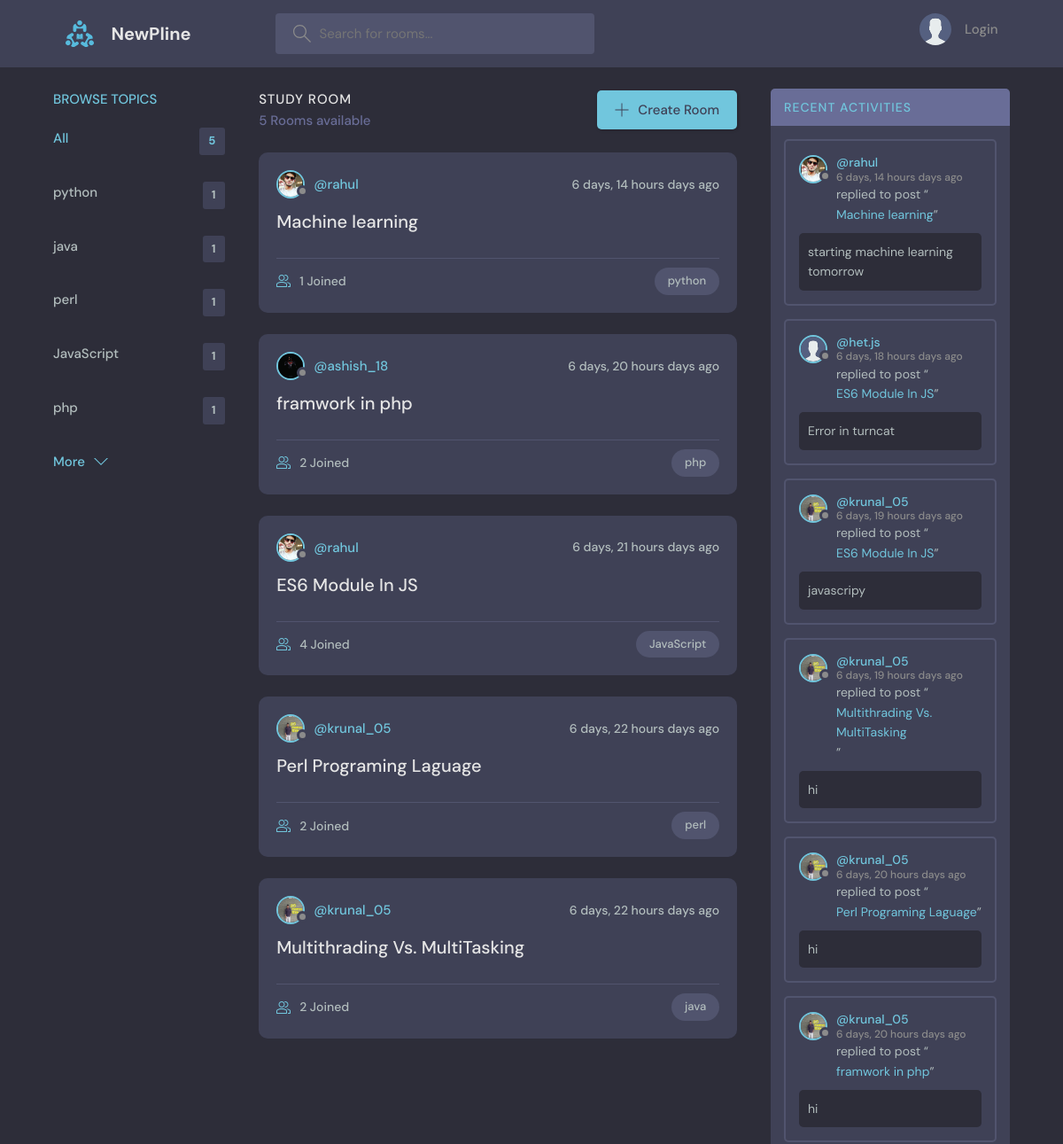
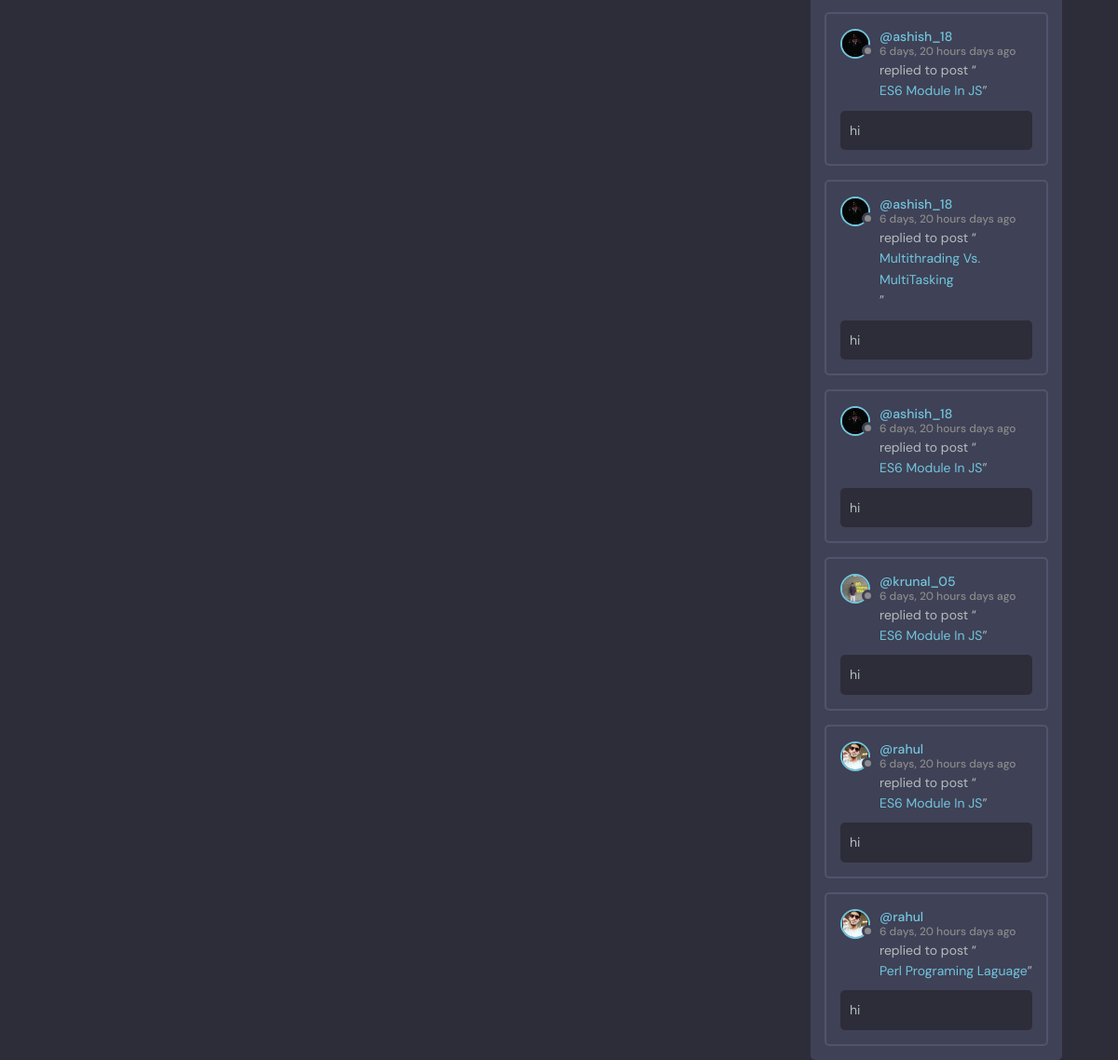
The page / on the database its author committed (2 pictures, top to bottom).
### base/models.py (models this page shows, shortened)
class Topic(models.Model):
    name = models.CharField(max_length=200)

class Room(models.Model):
    host = models.ForeignKey(User, on_delete=models.SET_NULL,null=True)
    topic = models.ForeignKey(Topic, on_delete=models.SET_NULL, null=True)
    name = models.CharField(max_length=200)
    description = models.TextField(null=True, blank=True)
    participants = models.ManyToManyField(User, related_name='participants',blank=True)
    update = models.DateTimeField(auto_now=True)
    created = models.DateTimeField(auto_now_add=True)
    class Meta:
        ordering = ['-created']  # updated ordering left

class User(AbstractUser):
    name =  models.CharField(max_length=200,null=True)
    email = models.EmailField(unique=True,null=True)
    bio = models.TextField(null=True)
    avatar = models.ImageField(null=True,default="avatar.svg")
    USERNAME_FIELD = 'email'
    REQUIRED_FIELDS = []

class Message(models.Model):
    user = models.ForeignKey(User, on_delete=models.CASCADE)
    room = models.ForeignKey(Room, on_delete=models.CASCADE)
    body = models.TextField()
    update = models.DateTimeField(auto_now=True)
    created = models.DateTimeField(auto_now_add=True)
    class Meta:
        ordering = ['-created']  # updated ordering left

### base/views.py (the view)
# urls.py: path('',views.home ,name='home') ,
def home(request):
    q =  request.GET.get('q') if request.GET.get('q') else ''
    rooms = Room.objects.filter(
        Q(topic__name__icontains = q) | Q(name__icontains=q) | Q(description__icontains=q)
        )
    topics = Topic.objects.all()[0:5]
    room_count = rooms.count()
    room_message =  Message.objects.filter(Q(room__topic__name__icontains = q))
    context = {'rooms':rooms,'topics':topics,'room_count':room_count,'room_message':room_message}
    return render(request,'base/home.html',context)

### base/templates/base/home.html (shortened to what this page needs)
 {% extends 'main.html' %}
   {% block contant %}
     <main class="layout layout--3">
      <div class="container">
        {% include 'base/topic_component.html'%}
        <div class="roomList">
          <div class="roomList__header">
            <div>
              <h2>Study Room</h2>
              <p>{{room_count}} Rooms available</p>
            </div>
            <a class="btn btn--main" href="{% url 'create-room'  %}">
              <svg version="1.1" xmlns="http://www.w3.org/2000/svg" width="32" height="32" viewBox="0 0 32 32">
                <title>add</title>
                <path
                  d="M16.943 0.943h-1.885v14.115h-14.115v1.885h14.115v14.115h1.885v-14.115h14.115v-1.885h-14.115v-14.115z"
                ></path>
              </svg>
              Create Room
            </a>
          </div>
          {% include 'base/feed_component.html' %}
        </div>
        {% include 'base/activity_component.html' %}
      </div>
    </main>
 {% endblock  %}

### base/templates/base/topic_component.html (shortened to what this page needs)
<div class="topics">
  <div class="topics__header">
    <h2><a href="{% url 'topics'%}">Browse Topics</a></h2>
  </div>
  <ul class="topics__list">
    <li>
      <a href="/" class="active">All <span>{{topics.count}}</span></a>
    </li>
    {% for topic in topics%}
    <li>
      <a href="{% url 'home' %}?q={{topic.name}}">{{topic.name}} <span>{{topic.room_set.all.count}}</span></a>
    </li>
    {% endfor %}
  </ul>
  <a class="btn btn--link" href="{% url 'topics' %}">
    More
    <svg version="1.1" xmlns="http://www.w3.org/2000/svg" width="32" height="32" viewBox="0 0 32 32">
      <title>chevron-down</title>
      <path d="M16 21l-13-13h-3l16 16 16-16h-3l-13 13z"></path>
    </svg>
  </a>
</div>

### base/templates/base/feed_component.html (shortened to what this page needs)
{% for room in rooms %}
<div class="roomListRoom">
            <div class="roomListRoom__header">
              <a href="{% url 'user-profile' room.host.id %}" class="roomListRoom__author">
                <div class="avatar avatar--small">
                  <img src="{{room.host.avatar.url}}" />
                </div>
                <span>@{{room.host.username}}</span>
              </a>
              <div class="roomListRoom__actions">
                <span>{{room.created|timesince}} days ago</span>
              </div>
            </div>
            <div class="roomListRoom__content">
              <a href="{% url 'room' room.id %}">{{room.name}}</a>
            </div>
            <div class="roomListRoom__meta">
              <a href="{% url 'room' room.id %}" class="roomListRoom__joined">
                {{room.participants.all.count}} Joined
              </a>
              <p class="roomListRoom__topic">{{room.topic.name}}</p>
            </div>
          </div>
          {% endfor %}

### base/templates/base/activity_component.html (shortened to what this page needs)
        <div class="activities">
            <div class="activities__header">
              <h2><a href="{% url 'activity'%}">Recent Activities</a></h2>
            </div>
            {% for message in room_message %}
            <div class="activities__box">
              <div class="activities__boxHeader roomListRoom__header">
                <a href="{{message.user.name}}" class="roomListRoom__author">
                  <div class="avatar avatar--small">
                    <img src="{{message.user.avatar.url}}" />
                  </div>
                  <p>
                    @{{message.user.username}}
                    <span>{{message.created|timesince}} days ago</span>
                  </p>
                </a>
              </div>
              <div class="activities__boxContent">
                <p>replied to post “<a href="/">{{message.room.name}}</a>”</p>
                <div class="activities__boxRoomContent">
                  <p>{{message.body}}</p>
                </div>
              </div>
            </div>
            {% endfor %}
          </div>

### rows shown on the page
Topic: name "python", room_set.all.count "1"
Topic: name "java", room_set.all.count "1"
Topic: name "perl", room_set.all.count "1"
Topic: name "JavaScript", room_set.all.count "1"
Topic: name "php", room_set.all.count "1"
Room: host.avatar (picture), host.username "rahul", created "6 days, 14 hours", name "Machine learning", participants.all.count "1", topic.name "python"
Room: host.avatar (picture), host.username "ashish_18", created "6 days, 20 hours", name "framwork in php", participants.all.count "2", topic.name "php"
Room: host.avatar (picture), host.username "rahul", created "6 days, 21 hours", name "ES6 Module In JS", participants.all.count "4", topic.name "JavaScript"
Room: host.avatar (picture), host.username "krunal_05", created "6 days, 22 hours", name "Perl Programing Laguage", participants.all.count "2", topic.name "perl"
Room: host.avatar (picture), host.username "krunal_05", created "6 days, 22 hours", name "Multithrading Vs. MultiTasking", participants.all.count "2", topic.name "java"
Message: user.avatar (picture), user.username "rahul", created "6 days, 14 hours", room.name "Machine learning", body "starting machine learning tomorrow"
Message: user.avatar (placeholder picture), user.username "het.js", created "6 days, 18 hours", room.name "ES6 Module In JS", body "Error in turncat"
Message: user.avatar (picture), user.username "krunal_05", created "6 days, 19 hours", room.name "ES6 Module In JS", body "javascripy"
Message: user.avatar (picture), user.username "krunal_05", created "6 days, 19 hours", room.name "Multithrading Vs. MultiTasking", body "hi"
Message: user.avatar (picture), user.username "krunal_05", created "6 days, 20 hours", room.name "Perl Programing Laguage", body "hi"
Message: user.avatar (picture), user.username "krunal_05", created "6 days, 20 hours", room.name "framwork in php", body "hi"
Message: user.avatar (picture), user.username "ashish_18", created "6 days, 20 hours", room.name "ES6 Module In JS", body "hi"
Message: user.avatar (picture), user.username "ashish_18", created "6 days, 20 hours", room.name "Multithrading Vs. MultiTasking", body "hi"
Message: user.avatar (picture), user.username "ashish_18", created "6 days, 20 hours", room.name "ES6 Module In JS", body "hi"
Message: user.avatar (picture), user.username "krunal_05", created "6 days, 20 hours", room.name "ES6 Module In JS", body "hi"
Message: user.avatar (picture), user.username "rahul", created "6 days, 20 hours", room.name "ES6 Module In JS", body "hi"
Message: user.avatar (picture), user.username "rahul", created "6 days, 20 hours", room.name "Perl Programing Laguage", body "hi"

### other values the page prints
{{ topics.count }} "5"
{{ room_count }} "5"
